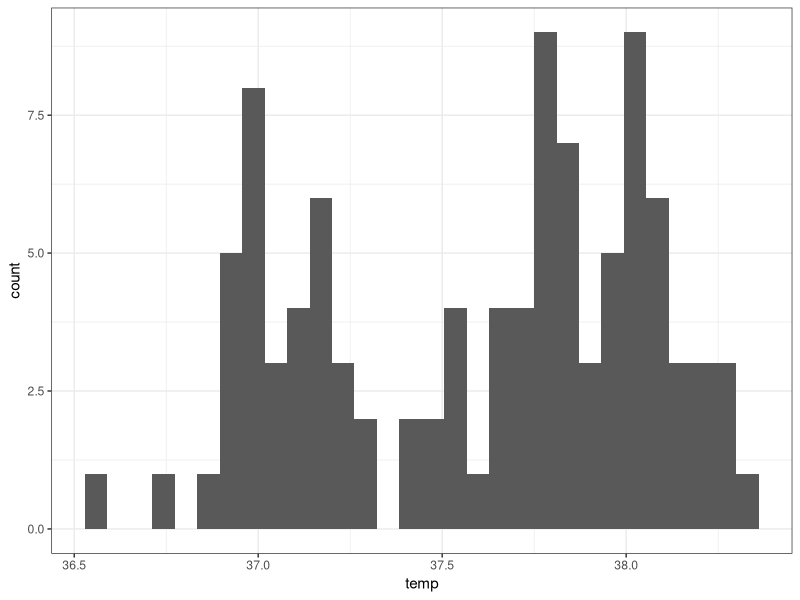
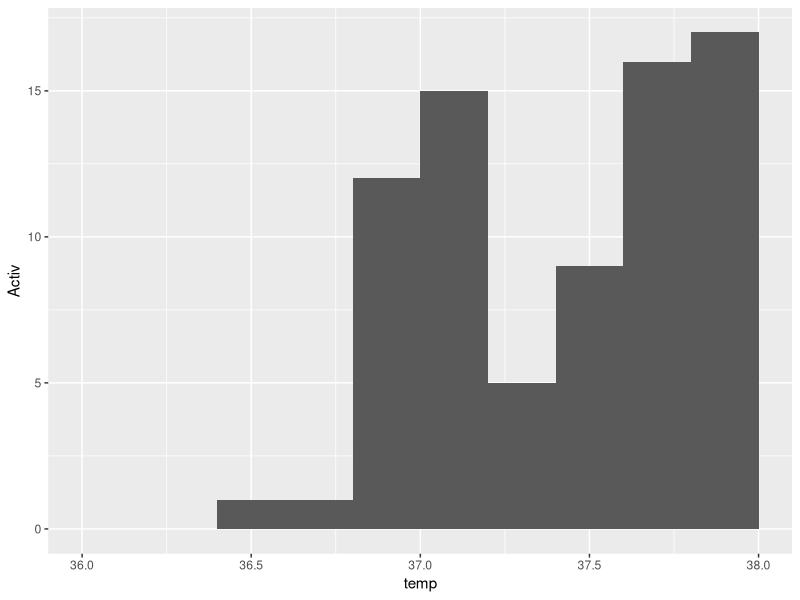
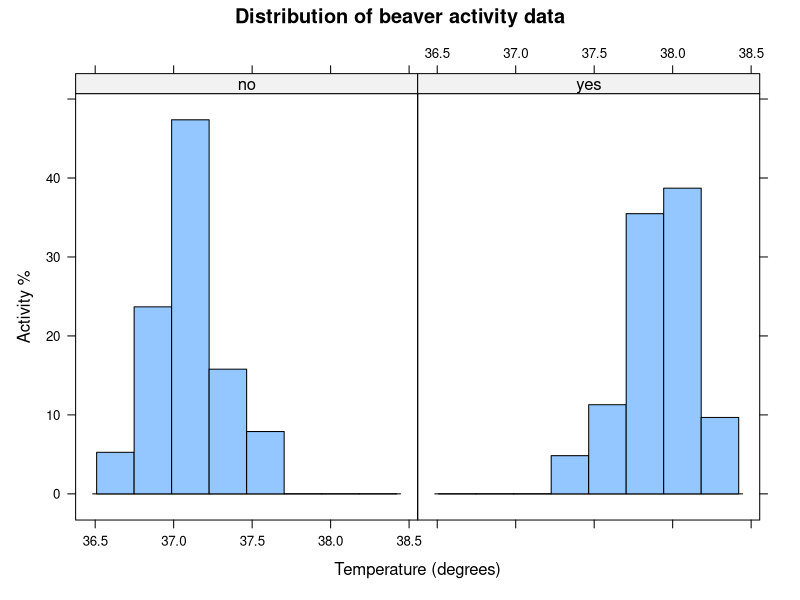
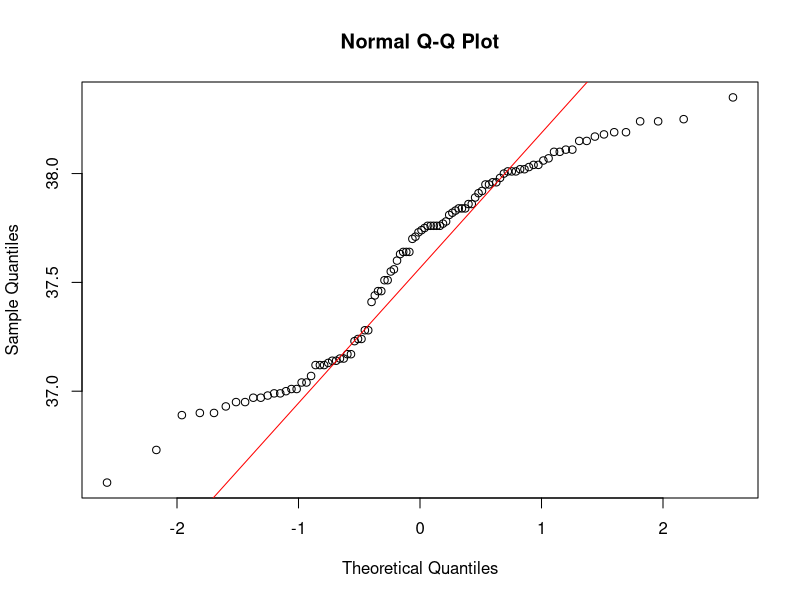
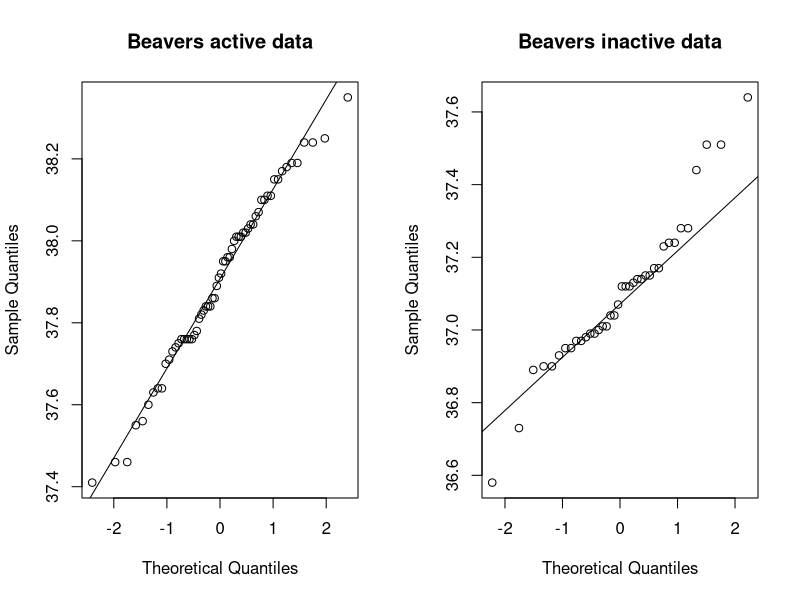

These charts were generated, in order, by the following R code: (Note: this script raises an error after producing the figures.)
# Practical 6 --------------------------------------------------------
# Refer to notes on Blackboard
# --------------------------------------------------------------------


# Using statistical methods to examine
# the relationships between variables of interest

?beavers
str(beaver2)
View(beaver2)
# The beaver dataset contains data on body temp of 4 beavers
# every 10 mins over a day for demo purposes 
# We want to examine the difference in average body temp
# during periods of activity to evaluate whether
# body temperature is affected by activity
# First we need to ensure that data is in correct format
# Activ should be a factor
# Temp is numerical

# H0: Body temperate is not affected by activity
# H1: Body temperature is affected by activity

# I'm copying the data to a data frame
# This is not a necessary step
beavers_data <- beaver2
beavers_data
str(beavers_data)


# I'm examining body temp and activity so I need 
# to prepare both variables first
# change activ to a factor variable
# as it seems to be a categorical dichotomous variable
# The temp variable is a continuous variable, and it is 
# in numeric format already so does not need to be converted

# labels starts with what is assigned to lower value first
# eg 0 = no, 1 = yes
beavers_data$activ <- factor(beavers_data$activ, labels = c("no", "yes"))
beavers_data
str(beavers_data)
library(ggplot2)

range(beavers_data$temp)


#dev.off()
windows(16,10)
ggplot(beavers_data,aes(x=temp))+geom_histogram()+theme_bw()
ggplot(beavers_data,aes(x=temp))+geom_histogram(breaks=seq(36,38,.2))+
  labs(x = "temp", y = "Activ")+scale_y_continuous(breaks=seq(0,60,5))
# Lets look at the correlation between both of these variables
# to evaluate the strength of the relationship
# and whether it is negative or positive

# We can use libraries to help improve 
# the chart. Also includes correlations between variables
install.packages("psych")
library(psych)








# We can split the activity data into 2 subsets
# and then use the histogram() function
library("lattice")
# The histogram uses a 1 sided formula, so we
# dont specify anything on left side of ~
# and on right side we specify which variable is in the histogram
# ie temp.
# After the vertical line we show the factor by which the data
# is split ie "activ"
attach(beavers_data)
histogram(~temp | activ, 
          data = beavers_data, 
          main = "Distribution of beaver activity data", 
          xlab = "Temperature (degrees)", 
          ylab = "Activity %")
detach(beavers_data)

# ----------------------------------------------------------------
# Selecting the appropriate test
# ----------------------------------------------------------------
# We need to check whether the data is normally distributed or not
# See notes on Blackboard for more information

# Quantile-quantile plot allows us to check if the
# data is distributed normally
# Compare the quantiles of both samples 
# We use square brackets to select the cases we want
attach(beavers_data)
windows(16,10)
qqnorm(temp)
# this line represents normal distribution
qqline(temp, col = "red")

# We can examine whether there is a linear
# correlation between both answers in
# the activity variable
# Seems that the "yes" occurrences may 
# be normally distributed and the "no"
# occurrences may not be normally distributed

opar <- par(no.readonly = TRUE)
# arrange plots in 1 rows and 2 column
par(mfrow = c(1, 2))

with(beavers_data, {
  qqnorm(temp[activ == "yes"], 
         main = "Beavers active data")
  qqline(temp[activ == "yes"])})

with(beavers_data, {
  qqnorm(temp[activ == "no"], 
         main = "Beavers inactive data")
  qqline(temp[activ == "no"])
})

par(opar)

# Formal test of normality
# provided through widely used Shapiro-Wilks test
normality_test <- shapiro.test(beavers_data$temp)
normality_test
normality_test$p.value
# p-value tells us the chances that the sample comes 
# from a normal distribution 
# In this example, p-value is clearly lower than 0.05
# so not normally distributed

# this method does not work for a dichotomous variable
# Data needs to be numeric for shapiro Wilk test
normality_test <- shapiro.test(beavers_data$activ)


# We can check the normality in each variable
# using the tapply() function instead
with(beavers_data, tapply(temp, activ, shapiro.test))

# OR
tapply(temp, activ, shapiro.test)

# Data is not normally distributed
# and p-value for "temp" variable also indicates that the
# data is not normally distributed
# so we need to use a non-parametric test

# After consulting the chart, I am examining
# a dependent continuous variable (temp)
# with an independent categorical variable (activity)
# so I use the Mann-Whitney test
# this is also known as the "wilcox test" in R
# Format = wilcox.test(dependent~independent)
attach (beavers_data)
wilcox.test(temp~activ)
wilcox.test(beavers_data,temp~activ)


# p-value is < 0.05 so we reject H0 and conclude that 
# beaver body temperature is affected by activity (p = 2.2e-16)


# Using the default pairs() option first
# to examine correlations between variables
windows(16,10)
pairs(beavers_data, labels = colnames(beavers_data), main = "Beavers dataset correlation plot")

windows(16,10)
# Seems there could be a positive correlation between 
# temp and activ
pairs.panels(beavers_data,
             smooth = TRUE,      # If TRUE, draws less smooths
             scale = FALSE,      # If TRUE, scales the correlation text font
             density = TRUE,     # If TRUE, adds density plots and histograms
             ellipses = TRUE,    # If TRUE, draws ellipses
             method = "spearman",# Correlation method (also "pearson" or "kendall")
             pch = 21,           # pch symbol
             lm = FALSE,         # If TRUE, plots linear fit rather than the smoothed fit
             cor = TRUE,         # If TRUE, reports correlations
             jiggle = FALSE,     # If TRUE, data points are jittered
             factor = 2,         # Jittering factor
             hist.col = 4,       # Histograms color
             stars = TRUE,       # If TRUE, adds significance level with stars
             ci = TRUE)          # If TRUE, adds confidence intervals

#